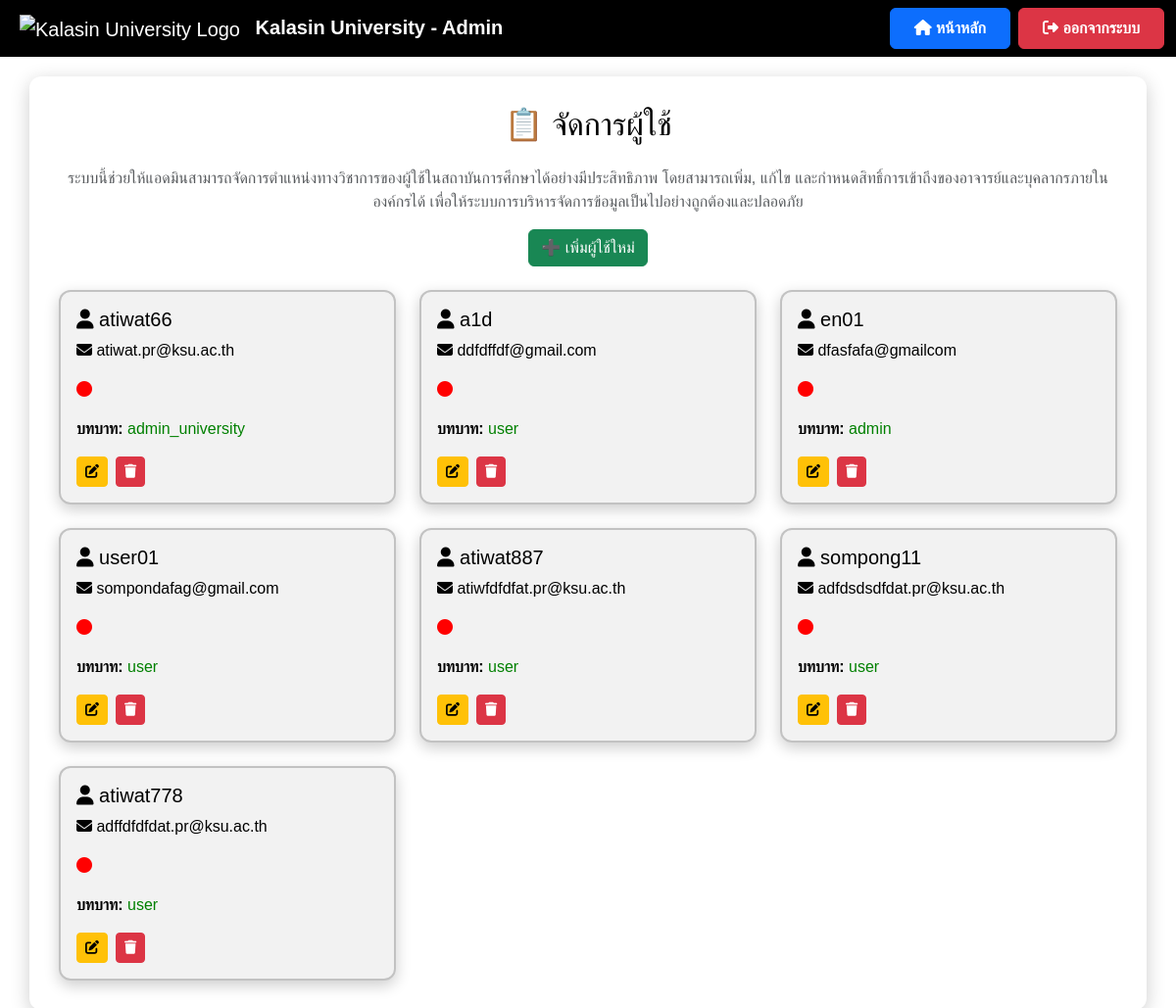
The app's page /manage_users (signed in), older data.
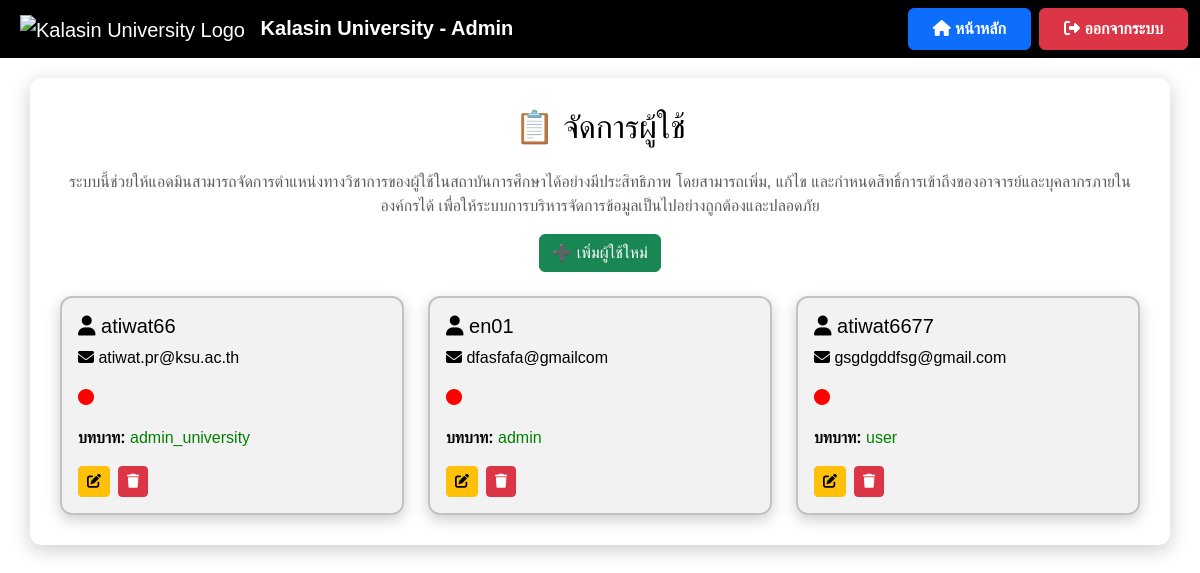
The same page, newer data.
### app.py (models this page shows)
class User(db.Model):
    id = db.Column(db.Integer, primary_key=True)
    username = db.Column(db.String(100), unique=True, nullable=False)
    email = db.Column(db.String(150), unique=True, nullable=False)  # ✅ เพิ่ม email
    password = db.Column(db.String(200), nullable=False)
    role = db.Column(db.String(10), nullable=False, default='user')
    files = db.relationship('File', backref='user', lazy=True)
    faculty = db.Column(db.String(100), nullable=True)

### app.py (the view)
@app.route('/manage_users')
def manage_users():
    if 'role' not in session or session['role'] not in ['admin', 'admin_university']:
        flash("❌ คุณไม่มีสิทธิ์เข้าถึงหน้านี้!", "danger")
        return redirect(url_for('admin_login'))  # ถ้าไม่ใช่ admin, ให้ไปหน้า login
    users = User.query.all()
    return render_template('manage_users.html', users=users)

### templates/manage_users.html (shortened to what this page needs)
<!DOCTYPE html>
<html lang="th">
<head>
    <link href="https://cdn.jsdelivr.net/npm/bootstrap@5.3.3/dist/css/bootstrap.min.css" rel="stylesheet">
    <link rel="stylesheet" href="https://cdnjs.cloudflare.com/ajax/libs/font-awesome/6.4.2/css/all.min.css">
</head>
<body>
    <nav class="navbar navbar-expand-lg navbar-dark">
        <div class="container-fluid">
            <a class="navbar-brand ms-2" href="{{ url_for('university_dashboard') }}">
                <img src="https://upload.wikimedia.org/wikipedia/th/4/4e/Kalasin_University_Seal.svg"
                     alt="Kalasin University Logo"
                     style="height: 50px; margin-right: 10px;">
                <strong>Kalasin University - Admin</strong>
            </a>
            <div class="ms-auto d-flex">
                <a href="{{ url_for('university_dashboard') }}" class="btn btn-primary fw-bold px-4 py-2 me-2">
                    <i class="fas fa-home"></i> หน้าหลัก
                </a>
                <a href="{{ url_for('logout') }}" class="btn btn-danger fw-bold px-4 py-2">
                    <i class="fas fa-sign-out-alt"></i> ออกจากระบบ
                </a>
            </div>
        </div>
    </nav>
    <div class="container container-custom">
        <h2 class="mb-4 text-center">📋 จัดการผู้ใช้</h2>
    <p class="text-center text-muted">
        ระบบนี้ช่วยให้แอดมินสามารถจัดการตำแหน่งทางวิชาการของผู้ใช้ในสถาบันการศึกษาได้อย่างมีประสิทธิภาพ
        โดยสามารถเพิ่ม, แก้ไข และกำหนดสิทธิ์การเข้าถึงของอาจารย์และบุคลากรภายในองค์กรได้
        เพื่อให้ระบบการบริหารจัดการข้อมูลเป็นไปอย่างถูกต้องและปลอดภัย
    </p>
        <div class="text-center mb-4">
            <a href="{{ url_for('add_user') }}" class="btn btn-success">
                ➕ เพิ่มผู้ใช้ใหม่
            </a>
        </div>
<div class="row row-cols-1 row-cols-md-2 row-cols-lg-3 g-4">
    {% for user in users %}
    <div class="col">
        <div class="user-card p-3 h-100 d-flex flex-column">
            <h5><i class="fas fa-user"></i> {{ user.username }}</h5>
            <p><i class="fas fa-envelope"></i> {{ user.email }}</p>
            <p>
                <i class="fas fa-circle"
                   style="color: {{ 'green' if user.status == 'active' else 'red' }};"></i>
            </p>
            <p><strong>บทบาท: </strong><span style="color: green;">{{ user.role }}</span></p>
            <div class="d-flex gap-2 mt-auto">
                <a href="{{ url_for('edit_user', user_id=user.id) }}"
                   class="btn btn-warning btn-sm">
                    <i class="fas fa-edit"></i>
                </a>
                <button class="btn btn-danger btn-sm"
                        onclick="confirmDelete('{{ user.id }}', '{{ user.username }}')">
                    <i class="fas fa-trash"></i>
                </button>
            </div>
        </div>
    </div>
    {% endfor %}
</div>
</body>
</html>

### templates/manage_users.html (style rules this page uses)
body { font-family: 'Poppins', sans-serif; background: white; color: black; }
.navbar { background: #000000; backdrop-filter: blur(10px); }
.container-custom { background: #ffffff; border-radius: 12px; padding: 30px; box-shadow: 0 5px 20px rgba(0, 0, 0, 0.2); margin-top: 20px; }
.user-card { background: rgba(0, 0, 0, 0.05); color: black; border-radius: 12px; padding: 20px; border: 2px solid rgba(0, 0, 0, 0.2); box-shadow: 0 5px 15px rgba(0, 0, 0, 0.2); transition: transform 0.2s; cursor: pointer; position: relative; }

Row changes from the older to the newer data that the page shows:
removed User: username "a1d", email "ddfdffdf@gmail.com", role "user"
removed User: username "user01", email "sompondafag@gmail.com", role "user"
removed User: username "atiwat887", email "atiwfdfdfat.pr@ksu.ac.th", role "user"
removed User: username "sompong11", email "adfdsdsdfdat.pr@ksu.ac.th", role "user"
removed User: username "atiwat778", email "adffdfdfdat.pr@ksu.ac.th", role "user"
added User: username "atiwat6677", email "gsgdgddfsg@gmail.com", role "user"
